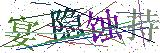
#> input picture testpic/type3/10.jpg, 160 x 53 px, given in place of 1.jpg, which was not available
$ python preprocess.py
#> lines starting #> are read from the running program, lines starting #| are printed output that depends on the picture; pictures that were not available may be replaced by others from this repository, and a replacement may not be noted
#!/usr/bin/env python
# coding=utf-8

import cv2
import os.path

def preprocess_nacao_type3(dirname, index):
#> called with dirname = '../trainpic/nacao/type3/', index = '1'
    filename = os.path.join(dirname, index + '.jpg')
    img = cv2.imread(filename)
#> img is the input picture: shape (53, 160, 3); mean B, G, R 207.3, 206.1, 203.5
    r, g, b = cv2.split(img)
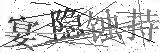
#> r: shape (53, 160); min 2, max 255, mean 207.3
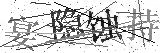
#> g: shape (53, 160); min 0, max 255, mean 206.1
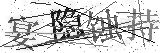
#> b: shape (53, 160); min 0, max 255, mean 203.5
    blur = cv2.bilateralFilter(b, 7, 35, 35)
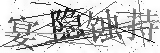
#> blur: shape (53, 160); min 8, max 255, mean 203.8
    adaptive = cv2.adaptiveThreshold(blur, 255, cv2.ADAPTIVE_THRESH_GAUSSIAN_C, cv2.THRESH_BINARY, 11, 2)
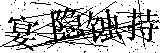
#> adaptive: shape (53, 160); 72.5% white; black in thin lines or dots
    cv2.imwrite(os.path.join(dirname, 'b' + index + '.jpg'), adaptive)

def nacao_type3():
    dirname = '../trainpic/nacao/type3/'
    for i in range(1000):
        preprocess_nacao_type3(dirname, str(i+1))
#> pass 2 of the loop in nacao_type3, `for i in range(1000):`:
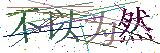
#> input picture testpic/type3/100.jpg, 160 x 53 px, given in place of 2.jpg, which was not available
#> in preprocess_nacao_type3, img is the input picture: shape (53, 160, 3); mean B, G, R 211.9, 211.8, 211.4
#> in preprocess_nacao_type3 (call 2), `blur = cv2.bilateralFilter(b, 7, 35, 35)`:
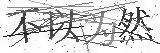
#> blur: shape (53, 160); min 3, max 255, mean 211.8
#> in preprocess_nacao_type3 (call 2), `adaptive = cv2.adaptiveThreshold(blur, 255, cv2.ADAPTIVE_THRESH_GAUSSI..`:
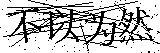
#> adaptive: shape (53, 160); 75.5% white; black in thin lines or dots
    pass

if __name__ == '__main__':
#> (the run stopped early here; a loop or call above may not have finished)
